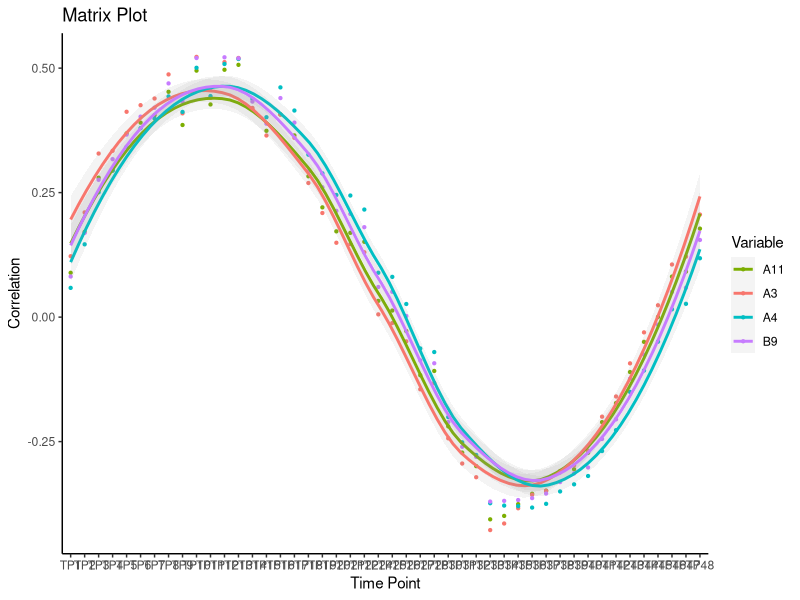

Write R code to recreate this figure.
setwd("YourWorkingDirectory")

#Load Dependencies 
library(ggplot2)
library(reshape2)

#Import Required Data
Bozdech <- read.table("Bozdech.csv", sep = ",", header = TRUE)
GENE_ID_KEY <- read.table("GeneByLocusTag.csv", sep = ",", header = TRUE)

#Import Collapsed Sum of UMI for 3D7 Hive Samples
SUMS <- read.table("Collapsed_Sums.csv", sep = ",", header = TRUE)

#Normalize the data, take UMI and normalize to UMI/Million UMI
row_names <- SUMS[[1]]
SUMS <- SUMS[, -1]
rownames(SUMS) <- row_names
column_sums <- colSums(SUMS)

normalized_df <- SUMS
for (i in seq_along(column_sums)) {
  normalized_df[, i] <- SUMS[, i] * (1000000 / column_sums[i])
}
column_sums_norm <- colSums(normalized_df)

#Double Check Sums=1000000
print(column_sums_norm)

#Reshape Data into Long Format with melt 
normalized_df_melted <- melt(normalized_df, id.vars = normalized_df$rownames ) 

#Merge dataframes based on Name and Input.ID columns
merged <- merge(Bozdech, GENE_ID_KEY, by.x = "Name", by.y = "Input.ID")

# Replace Name with Gene.ID where there is a match
merged$Name <- ifelse(is.na(merged$Gene.ID), merged$Name, merged$Gene.ID)

#Remove Gene.ID Column
merged$Gene.ID <- NULL

#Pearson Correlation Coefficient Calculation
timepoint.cor<-function(CorMe,CorWith,genelist=NULL,method="pearson"){
  if(is.null(genelist)){
    genelist<-intersect(rownames(CorMe),rownames(CorWith))
  }else{
    genelist<-intersect(rownames(CorMe[genelist]),rownames(CorWith[genelist,]))
  }
  cor.value<-cor(CorMe[genelist,],CorWith[genelist,])
  return(cor.value)
}

#Log transform
normalized_df<- log(normalized_df+0.0001)
merged <- unique(merged)
row.names(merged) <- merged$Name
merged$Name <- NULL

####If negative value throws error do the following
negative_value_removal<- "PF3D7_0931900"
merged <- merged[!(row.names(merged) %in% negative_value_removal),]

####
windowRNA<-log(merged)
YOURDATA.COR<-timepoint.cor(CorMe=normalized_df,CorWith=windowRNA)
Best.Match3<-as.data.frame(cbind(names(merged)[apply(YOURDATA.COR,1,which.max)],apply(YOURDATA.COR,1,max)))
colnames(Best.Match3)<-c("Time Point Match","Correlation Coefficient")
View(Best.Match3)

View(YOURDATA.COR)
str(YOURDATA.COR)

# Convert data frame to long format
data_long <- melt(YOURDATA.COR)

data_df <- as.data.frame(YOURDATA.COR)

# Add row names as a column
data_df$Variable <- rownames(YOURDATA.COR)

# Melt the data frame to long format
data_long <- melt(data_df, id.vars = "Variable", variable.name = "TimePoint", value.name = "Value")

#Plot
ggplot(data_long, aes(x = TimePoint, y = Value, color = Variable, group = Variable)) +
  # geom_line() +
  geom_point(size = .8) +
  scale_color_manual(values = c("#7CAE00", "#F8766D", "#00BFC4", "#C77CFF")) +
  geom_smooth(method = "loess", se = TRUE, level = .95, alpha = .1) +
  labs(x = "Time Point", y = "Correlation", title = "Matrix Plot") +
  theme(panel.grid.major = element_blank(), panel.grid.minor = element_blank(),
        panel.background = element_blank(), axis.line = element_line(colour = "black"))

